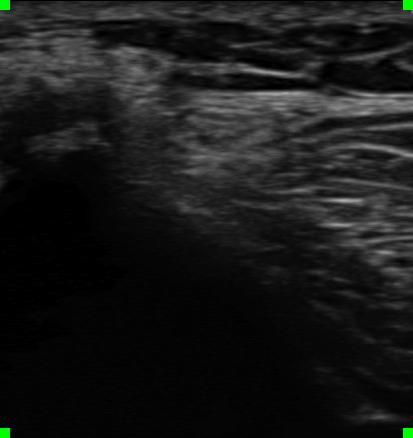
#> input picture sample.jpg, 413 x 438 px, given as the content of the folder /data1/sdi/datasets/CPN_all/Images, which was not available
$ jupyter execute mk640.ipynb
#> lines starting #> are read from the running program, lines starting #| are printed output that depends on the picture; pictures that were not available may be replaced by others from this repository, and a replacement may not be noted
[cell 1]
import os
import numpy as np
from PIL import Image
from PIL import ImageOps
from matplotlib import pyplot as plt

[cell 2]
'''generate (640, 640) size image, mask with right, bottom edge 0 padding.
'''

pth = '/data1/sdi/datasets/CPN_all/Images'
mpth = '/data1/sdi/datasets/CPN_all/Masks'

dst = '/data1/sdi/datasets/CPN_pad/Images'
mdst = '/data1/sdi/datasets/CPN_pad/Masks'

cnt = 0
for fname in os.listdir(pth):
    mname = fname.split('.')[0] + '_mask.bmp'
    img = Image.open(os.path.join(pth, fname)).convert('L')
    mask = Image.open(os.path.join(mpth, mname)).convert('L')

    if img.size[0] > 640:
        # center crop WxH
        img = img.crop( (int(img.size[0]/2) - 320, 0, int(img.size[0]/2) + 320, img.size[1]) )
        mask = mask.crop( (int(img.size[0]/2) - 320, 0, int(img.size[0]/2) + 320, img.size[1]) )

    if img.size[1] > 640:
        img = img.crop( (0, int(img.size[1]/2) - 320, img.size[0], int(img.size[1]/2) + 320) )
        mask = mask.crop( (0, int(img.size[1]/2) - 320, img.size[0], int(img.size[1]/2) + 320) )

    # img = ImageOps.pad(img, (640, 640), color=255, centering=(0, 0))
    # mask = ImageOps.pad(mask, (640, 640), color=255, centering=(0, 0))

    img = ImageOps.expand(img, (0, 0, 640-img.size[0], 640-img.size[1]), fill=0)
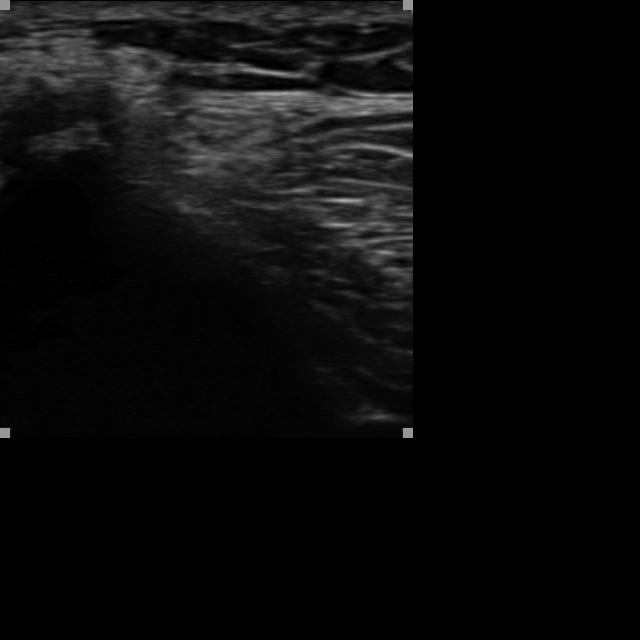
#> img: PIL image 640x640 L; min 0, max 174, mean 11.1
    mask = ImageOps.expand(mask, (0, 0, 640-mask.size[0], 640-mask.size[1]), fill=0)
    overlay = Image.fromarray(np.array(img)/2 + np.array(mask)/2).convert('L')

    assert ( img.size == mask.size == (640, 640))

    img.save(os.path.join(dst, fname))
    mask.save(os.path.join(mdst, mname))
    overlay.save(os.path.join('/data1/sdi/datasets/CPN_pad/overlay', fname))
    cnt += 1

print(f'cnt: {cnt}')

[cell 3]
pth = '/data1/sdi/datasets/Median/Images'
mpth = '/data1/sdi/datasets/Median/Masks'

dst = '/data1/sdi/datasets/Median_padw/Images'
mdst = '/data1/sdi/datasets/Median_padw/Masks'

for fname in os.listdir(pth):
    img = Image.open(os.path.join(pth, fname)).convert('L')
    mask = Image.open(os.path.join(mpth, fname)).convert('L')

    if img.size[0] > 640 or img.size[1] > 640:
        img = ImageOps.expand(img, (0, 0, 896-img.size[0], 640-img.size[1]), fill=255)
        mask = ImageOps.expand(mask, (0, 0, 896-mask.size[0], 640-mask.size[1]), fill=0)

    else:
        img = ImageOps.expand(img, (0, 0, 640-img.size[0], 640-img.size[1]), fill=255)
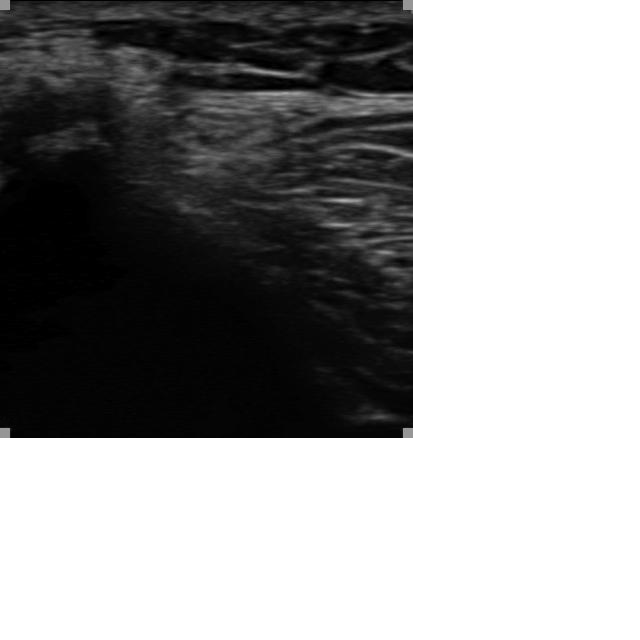
#> img: PIL image 640x640 L; min 0, max 255, mean 153.5
        mask = ImageOps.expand(mask, (0, 0, 640-mask.size[0], 640-mask.size[1]), fill=0)

    img.save(os.path.join(dst, fname))
    mask.save(os.path.join(mdst, fname))

    # [5 lines of commented-out code are left out]

[cell 4]
cnt

[cell 5]
pth = '/data1/sdi/datasets/CPN_all/Images'

cntw = 0
cnth = 0
fnamelist = []
for fname in os.listdir(pth):
    img = Image.open(os.path.join(pth, fname))
#> img is the input picture: PIL image 413x438 RGB; mean R, G, B 24.8, 25.3, 24.8
    #print(img.size[0], img.size[1])
    if img.size[0] > 640:
        cntw += 1
        print(fname, img.size)
        fnamelist.append(fname)
    if img.size[1] > 640:
        cnth += 1
        print(fname, img.size)
    # img = ImageOps.pad(img, (512, 512), centering=(0, 0))
    # plt.imshow(img, cmap='gray')
print(cntw, cnth)

[cell 6]
for fname in fnamelist:
    mname = fname.split('.')[0] + '_mask.bmp'
    img = Image.open(f'/data1/sdi/datasets/CPN_all/Images/{fname}').convert('L')
    mask = Image.open(f'/data1/sdi/datasets/CPN_all/Masks/{mname}').convert('L')
    print(f'size: {img.size}')
    cimg = img.crop( (int(img.size[0]/2) - 320, 0, int(img.size[0]/2) + 320, img.size[1]) )
    plt.imshow(cimg, cmap='gray')
    plt.show()
    cmask = mask.crop( (int(img.size[0]/2) - 320, 0, int(img.size[0]/2) + 320, img.size[1]) )
    plt.imshow(cmask, cmap='gray')
    plt.show()
    print(f'size: {cmask.size}')
    cimg.save(f'/data1/sdi/datasets/CPN_pad/Images/{fname}')
    cmask.save(f'/data1/sdi/datasets/CPN_pad/Masks/{mname}')

[cell 7]
import numpy as np
pth = '/data1/sdi/datasets/CPN_pad/Images'
for fname in os.listdir(pth):
    mname = fname.split('.')[0] + '_mask.bmp'
    img = Image.open(f'/data1/sdi/datasets/CPN_pad/Images/{fname}').convert('L')
#> img: PIL image 640x640 L
    mask = Image.open(f'/data1/sdi/datasets/CPN_pad/Masks/{mname}').convert('L')
    plt.imshow(np.array(mask)/2 + np.array(img)/2, cmap='gray')
    plt.show()
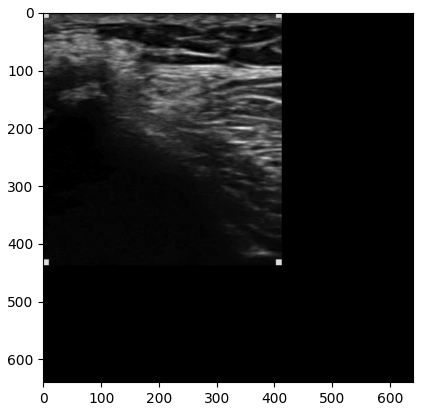
#> figure drawn by matplotlib, 1 panel

    cimg = np.array(ImageOps.pad(img, (640, 640), color=255, centering=(0, 0)))
    cmask = np.array(ImageOps.pad(mask, (640, 640), color=255, centering=(0, 0)))
    plt.imshow(cimg/2 + cmask/2, cmap='gray')
    plt.show()
